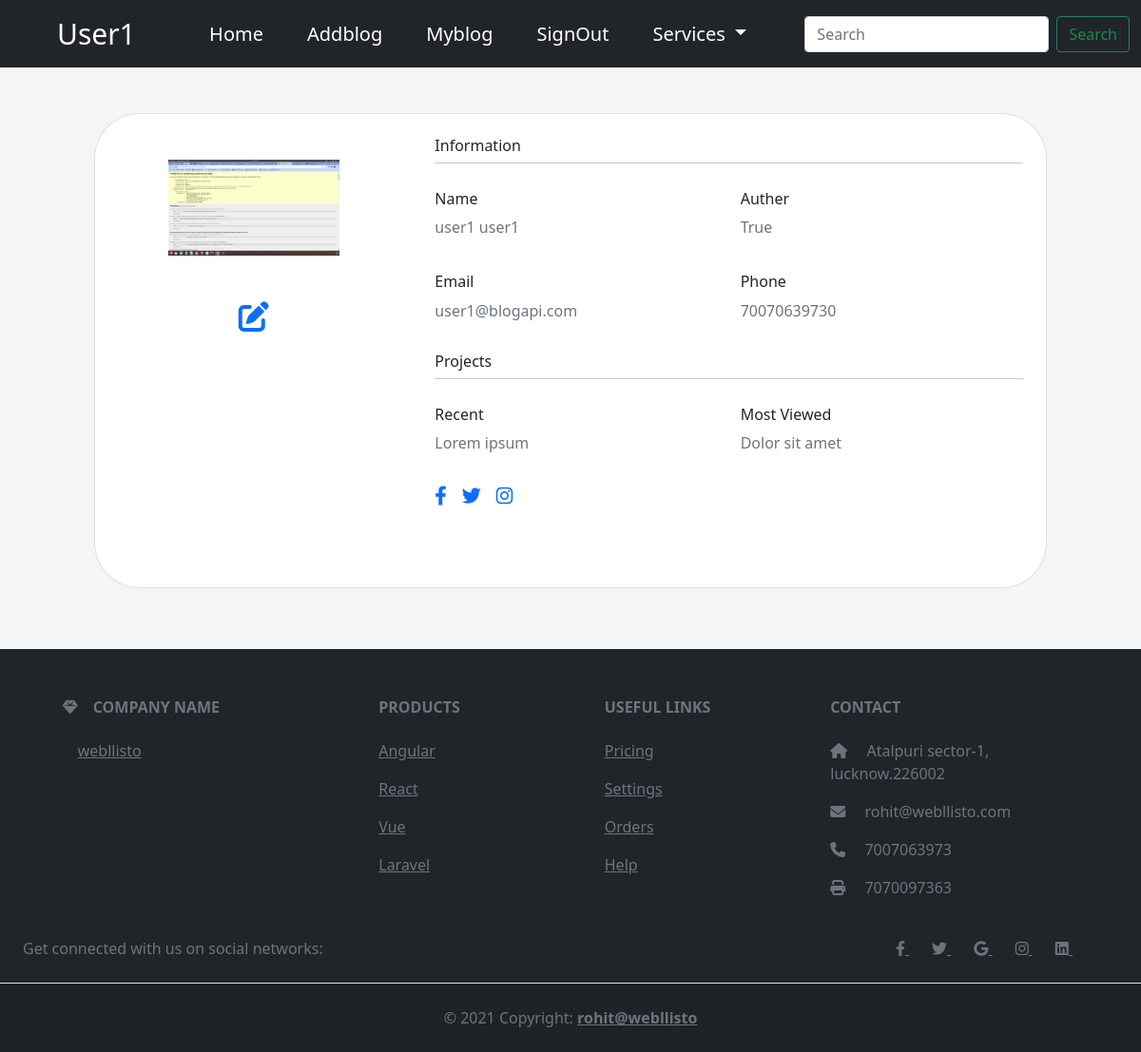
/accounts/profile/user1 (signed in), run on the app's committed database.
### account/models.py (models this page shows, shortened)
class MyUser(AbstractBaseUser, PermissionsMixin):
    user_email = models.EmailField(unique=True)
    user_contact = models.BigIntegerField(null=True, default=00000)
    first_name = models.CharField(max_length=30, default="")
    last_name = models.CharField(max_length=30, default="")
    user_name = models.CharField(max_length=30, unique=True)
    is_auther = models.BooleanField(default=False)
    is_staff = models.BooleanField(default=False)
    is_active = models.BooleanField(default=False)
    slug = AutoSlugField(
        populate_from="user_name", null=True, default=None
    )
    user_image = models.ImageField(
        upload_to="media/account/images", default=""
    )
    sign_up_date = models.DateTimeField(default=timezone.now)
    objects = customAccountManager()
    USERNAME_FIELD = "user_email"
    REQUIRED_FIELDS = ["user_name", "first_name"]

### account/views.py (the view)
class Profile(DetailView):
    template_name = "account/profile.html"
    model = MyUser

### account/templates/account/profile.html
{% extends 'basic.html' %}
{% block body %}
<section class="vh-110" style="background-color: #f4f5f7;">
    <div class="container py-5 h-100">
        <div class="row d-flex justify-content-center align-items-center h-200">
            <div class="col col-lg-6 mb-4 mb-lg-0" style="width:90%!important; height: 100% !important;">
                <div class="card mb-3" style="border-radius: 3rem; height: 500px;">
                    <div class="row g-0" style="height:500px ;">
                        <div class="col-md-4 gradient-custom text-center text-white"
                            style="border-top-left-radius: .5rem; border-bottom-left-radius: .5rem;">
                            <div class=" d-flex justify-content-center align-items-center">
                                <img src='/media/{{user.user_image}}' alt="Avatar" class="img-fluid my-5"
                                    style="width: 180px;" />
                            </div>
                            <div class=" d-flex justify-content-center align-items-center">
                                <a href="{% url 'update-profile' user.slug %}">
                                    <i class="fa-solid fa-pen-to-square fa-2x"></i>
                                </a>
                            </div>
                        </div>
                        <div class="col-md-8">
                            <div class="card-body p-4">
                                <h6>Information</h6>
                                <hr class="mt-0 mb-4">
                                <div class="row pt-1">
                                    <div class="col-6 mb-3">
                                        <h6>Name</h6>
                                        <p class="text-muted">{{user.first_name}} {{user.last_name}}</p>
                                    </div>
                                    <div class="col-6 mb-3">
                                        <h6>Auther</h6>
                                        <p class="text-muted">{{user.is_auther}}</p>
                                    </div>
                                </div>
                                <div class="row pt-1">
                                    <div class="col-6 mb-3">
                                        <h6>Email</h6>
                                        <p class="text-muted">{{user.user_email}}</p>
                                    </div>
                                    <div class="col-6 mb-3">
                                        <h6>Phone</h6>
                                        <p class="text-muted">{{user.user_contact}}</p>
                                    </div>
                                </div>
                                <h6>Projects</h6>
                                <hr class="mt-0 mb-4">
                                <div class="row pt-1">
                                    <div class="col-6 mb-3">
                                        <h6>Recent</h6>
                                        <p class="text-muted">Lorem ipsum</p>
                                    </div>
                                    <div class="col-6 mb-3">
                                        <h6>Most Viewed</h6>
                                        <p class="text-muted">Dolor sit amet</p>
                                    </div>
                                </div>
                                <div class="d-flex justify-content-start">
                                    <a href="#!"><i class="fab fa-facebook-f fa-lg me-3"></i></a>
                                    <a href="#!"><i class="fab fa-twitter fa-lg me-3"></i></a>
                                    <a href="#!"><i class="fab fa-instagram fa-lg"></i></a>
                                </div>
                            </div>
                        </div>
                    </div>
                </div>
            </div>
        </div>
    </div>
</section>
{% endblock %}

### template/basic.html (shortened to what this page needs)
<!doctype html>
<html lang="en">
<head>
  <link href="https://cdn.jsdelivr.net/npm/bootstrap@5.0.2/dist/css/bootstrap.min.css" rel="stylesheet"
>
  <link rel="stylesheet" href="https://cdnjs.cloudflare.com/ajax/libs/font-awesome/6.1.1/css/all.min.css"
 />
</head>
<body>
  <nav class="navbar navbar-expand-lg bg-dark">
    <div class="container-fluid">
      {% if user.is_authenticated %}
      <a style="font-size: 30px;color:white;" class="navbar-brand ms-5 text-capitalize"
        href="{% url 'show-profile' user.slug %}">{{user.user_name}}</a>
      {% else %}
      <a style="font-size: 30px;color:white;" class="navbar-brand ms-5" href="/">Blogapi</a>
      {% endif %}
      <div class="collapse navbar-collapse" id="navbarSupportedContent">
        <ul class="navbar-nav mx-auto mb-2 mb-lg-0" style="gap: 30px; font-size: 20px;">
          <li class="nav-item">
            <a class="nav-link active" aria-current="page" href="/">Home</a>
          </li>
          {% if user.is_staff %}
          <li class="nav-item">
            <a class="nav-link" href="{% url 'admin_custom' %}">Admin</a>
          </li>
          {% elif user.is_auther %}
          <li class="nav-item">
            <a class="nav-link" href="{% url 'add-blog' %}">Addblog</a>
          </li>
          <li class="nav-item">
            <a class="nav-link" href="{% url 'My-blog' %}">Myblog</a>
          </li>
          {% endif %}
          {% if user.is_authenticated %}
          <li class="nav-item">
            <a class="nav-link" href="{% url 'sign-out' %}">SignOut</a>
          </li>
          {% else %}
          <li class="nav-item">
            <a class="nav-link" href="{% url 'login' %}">SignIn</a>
          </li>
          {% endif %}
          <li class="nav-item dropdown">
            <a class="nav-link dropdown-toggle" href="#" id="navbarDropdown" role="button" data-bs-toggle="dropdown"
              aria-expanded="false">
              Services
            </a>
          </li>
        </ul>
        <form class="d-flex" method="post" action="{% url 'search' %}">
          <input class="form-control me-2" type="text" placeholder="Search" name="search" aria-label="Search">
          <button class="btn btn-outline-success" type="submit">Search</button>
        </form>
      </div>
    </div>
  </nav>
  {% block body %}{% endblock %}
  <footer class="text-center text-lg-start bg-dark text-muted pt-1">
    <section class="">
      <div class="container text-center text-md-start mt-5">
        <div class="row mt-3">
          <div class="col-md-3 col-lg-4 col-xl-3 mx-auto mb-4">
            <h6 class="text-uppercase fw-bold mb-4">
              <i class="fas fa-gem me-3"></i>Company name
            </h6>
            <a href="https://webllisto.com/" class="text-reset mx-3">webllisto
            </a>
          </div>
          <div class="col-md-2 col-lg-2 col-xl-2 mx-auto mb-4">
            <h6 class="text-uppercase fw-bold mb-4">
              Products
            </h6>
            <p>
              <a href="#!" class="text-reset">Angular</a>
            </p>
            <p>
              <a href="#!" class="text-reset">React</a>
            </p>
            <p>
              <a href="#!" class="text-reset">Vue</a>
            </p>
            <p>
              <a href="#!" class="text-reset">Laravel</a>
            </p>
          </div>
          <div class="col-md-3 col-lg-2 col-xl-2 mx-auto mb-4">
            <h6 class="text-uppercase fw-bold mb-4">
              Useful links
            </h6>
            <p>
              <a href="#!" class="text-reset">Pricing</a>
            </p>
            <p>
              <a href="#!" class="text-reset">Settings</a>
            </p>
            <p>
              <a href="#!" class="text-reset">Orders</a>
            </p>
            <p>
              <a href="#!" class="text-reset">Help</a>
            </p>
          </div>
          <div class="col-md-4 col-lg-3 col-xl-3 mx-auto mb-md-0 mb-4">
            <h6 class="text-uppercase fw-bold mb-4">
              Contact
            </h6>
            <p><i class="fas fa-home me-3"></i> Atalpuri sector-1,
              lucknow.226002</p>
            <p>
              <i class="fas fa-envelope me-3"></i>
              rohit@webllisto.com
            </p>
            <p><i class="fas fa-phone me-3"></i> 7007063973</p>
            <p><i class="fas fa-print me-3"></i> 7070097363</p>
          </div>
        </div>
      </div>
    </section>
    <section class="d-flex justify-content-center justify-content-lg-between p-4 border-bottom">
      <div class="me-5 d-none d-lg-block">
        <span>Get connected with us on social networks:</span>
      </div>
      <div>
        <a href="" class="me-4 text-reset">
          <i class="fab fa-facebook-f"></i>
        </a>
        <a href="" class="me-4 text-reset">
          <i class="fab fa-twitter"></i>
        </a>
        <a href="rohit@webllisto.com" class="me-4 text-reset">
          <i class="fab fa-google"></i>
        </a>
        <a href="" class="me-4 text-reset">
          <i class="fab fa-instagram"></i>
        </a>
        <a href="https://www.linkedin.com/in/rohit-bhatt-65a12a1a4/" class="me-4 text-reset">
          <i class="fab fa-linkedin"></i>
        </a>
      </div>
    </section>
    <div class="text-center p-4" style="background-color: rgba(0, 0, 0, 0.05);">
      © 2021 Copyright:
      <a class="text-reset fw-bold" href="#">rohit@webllisto</a>
    </div>
  </footer>
</body>
</html>

### template/basic.html (style rules this page uses)
* { text-decoration: none; list-style: none; }
.nav-link { color: white; }

### data on the page
MyUser: user_name "User1", user_image (picture), first_name "user1", last_name "user1", is_auther "True", user_email "user1@blogapi.com", user_contact "70070639730"
